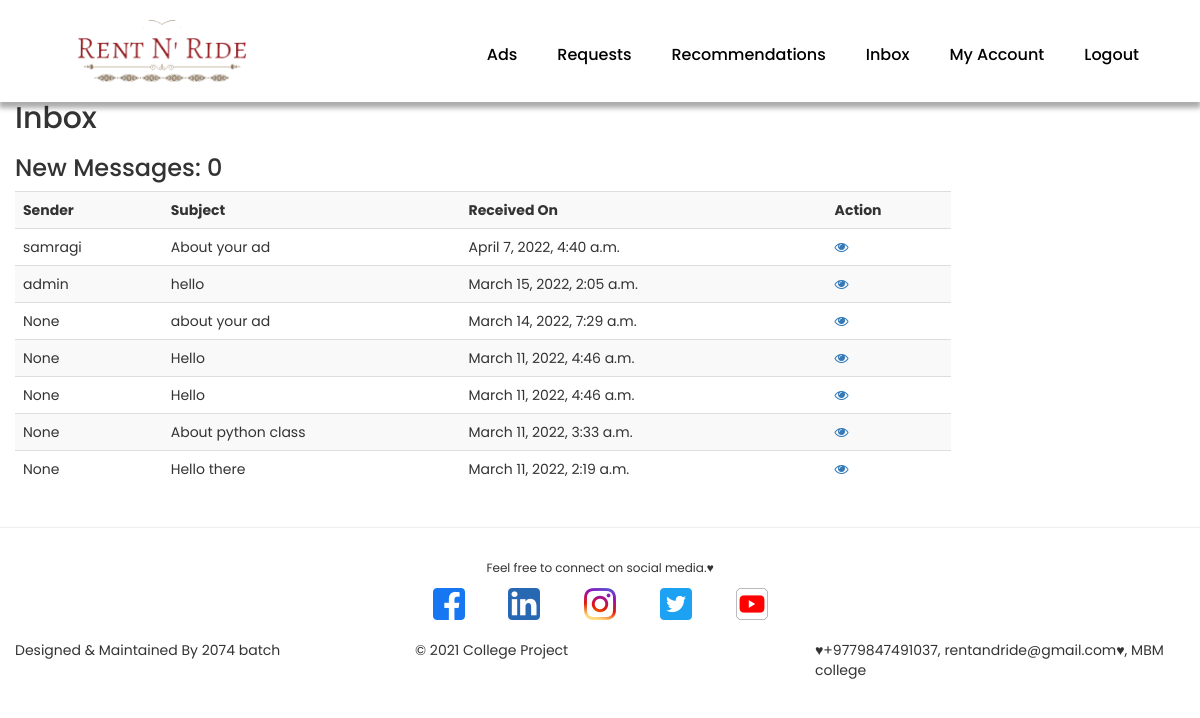
The page /users/inbox/ (signed in) on the database its author committed.
### users/models.py (models this page shows, shortened)
class Message(models.Model):
    sender = models.ForeignKey(
        Profile, on_delete=models.SET_NULL, null=True, blank=True)
    receiver = models.ForeignKey(
        Profile, on_delete=models.SET_NULL, null=True, blank=True, related_name='messages')
    name = models.CharField(max_length=100, null=True, blank=True)
    email = models.EmailField(max_length=100, null=True, blank=True)
    subject = models.CharField(max_length=100, null=True, blank=True)
    body = models.TextField()
    is_read = models.BooleanField(default=False, null=True)
    created = models.DateTimeField(auto_now_add=True)
    id = models.UUIDField(default=uuid.uuid4, unique=True,
                          primary_key=True, editable=False)
    class Meta:
        ordering = ['is_read', '-created']

class Profile(models.Model):
    user = models.OneToOneField(
        User, on_delete=models.CASCADE, null=True, blank=True)
    name = models.CharField(max_length=200, null=True, blank=True)
    username = models.CharField(max_length=200, null=True, blank=True)
    location = models.CharField(max_length=200, null=True, blank=True)
    province = models.CharField(max_length=20, choices = [
        ('Bagmati', 'Bagmati'),
    ], null=True)
    city = models.CharField(max_length=100, null=True)
    date_of_birth = models.DateField(null=True)
    gender = models.CharField(max_length=10, choices=[
        ('Male', 'Male'),
        ('Female', 'Female'),
        ('Other', 'Other')
    ], null=True)
    email = models.EmailField(max_length=500, null=True, blank=True)
    phone = models.CharField(max_length=10, null=True, blank=True)
    short_intro = models.CharField(max_length=300, null=True, blank=True)
    bio = models.TextField(blank=True, null=True)
    profile_image = models.ImageField(
        null=True, blank=True, upload_to='users/', default='users/user-default.png ')
    created = models.DateTimeField(auto_now_add=True)
    id = models.UUIDField(default=uuid.uuid4, unique=True,
                          primary_key=True, editable=False)
    def __str__(self) -> str:
        return str(self.username)

### users/views.py (the view)
# urls.py: path('inbox/', views.inbox, name='inbox'),
@login_required(login_url='login')
def inbox(request):
    profile = request.user.profile
    messageRequests = profile.messages.all()
    unreadCount = messageRequests.filter(is_read=False).count()
    context={'messageRequests': messageRequests, 'unreadCount': unreadCount}
    return render(request, 'users/inbox.html', context)

### users/templates/users/inbox.html
{% extends 'main.html' %}
{% load static %}
{% block content %}
<div class="container">
    <h2>Inbox</h2>
<h3>New Messages: {{ unreadCount }}</h3>
<table class="table table-striped" style="width: 80%;">
    <tr >
        <th>Sender</th>
        <th>Subject</th>
        <th>Received On</th>
        <th>Action</th>
    </tr>
    {% for message in messageRequests %}
    {% if message.is_read == False %}
    <tr style="color: green;">
        <td ><b>{{message.sender}}</b></td>
        <td><b>{{message.subject}}</b></td>
        <td><b>{{message.created}}</b></td>
        <td><b><a href="{% url 'message' message.id %}"><i class="fa fa-eye"></i></b></td>
    </tr>
    {% else %}
    <tr>
        <td>{{message.sender}}</td>
        <td>{{message.subject}}</td>
        <td>{{message.created}}</td>
        <td>
            <a href="{% url 'message' message.id %}"><i class="fa fa-eye"></i></a>
        </td>
    </tr>
    {% endif %}
    {% endfor %}
</table>
</div>
{% endblock content %}

### static/styles/style.css (style rules this page uses)
body { font-family: 'Poppins', sans-serif; width: 100%; margin: 0px !important; }
.container { width: 100%; }

### rows shown on the page
Message: sender "samragi", subject "About your ad", created "April 7, 2022, 4:40 a.m."
Message: sender "admin", subject "hello", created "March 15, 2022, 2:05 a.m."
Message: sender "None", subject "about your ad", created "March 14, 2022, 7:29 a.m."
Message: sender "None", subject "Hello", created "March 11, 2022, 4:46 a.m."
Message: sender "None", subject "Hello", created "March 11, 2022, 4:46 a.m."
Message: sender "None", subject "About python class", created "March 11, 2022, 3:33 a.m."
Message: sender "None", subject "Hello there", created "March 11, 2022, 2:19 a.m."

### other values the page prints
{{ unreadCount }} "0"
